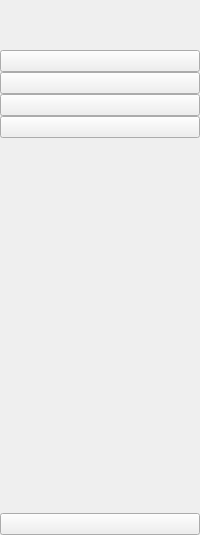
     <widget class="QWidget" name="icon_only_widget" native="true">
      <layout class="QVBoxLayout" name="verticalLayout_3">
       <property name="spacing">
        <number>0</number>
       </property>
       <property name="leftMargin">
        <number>0</number>
       </property>
       <property name="topMargin">
        <number>0</number>
       </property>
       <property name="rightMargin">
        <number>0</number>
       </property>
       <property name="bottomMargin">
        <number>0</number>
       </property>
       <item>
        <layout class="QHBoxLayout" name="horizontalLayout_3">
         <item>
          <widget class="QLabel" name="logo_label_1">
           <property name="minimumSize">
            <size>
             <width>50</width>
             <height>50</height>
            </size>
           </property>
           <property name="maximumSize">
            <size>
             <width>50</width>
             <height>50</height>
            </size>
           </property>
           <property name="text">
            <string/>
           </property>
           <property name="pixmap">
            <pixmap resource="resource.qrc">:/icon/icon/thunderstorm.png</pixmap>
           </property>
           <property name="scaledContents">
            <bool>true</bool>
           </property>
          </widget>
         </item>
        </layout>
       </item>
       <item>
        <layout class="QVBoxLayout" name="verticalLayout">
         <property name="spacing">
          <number>0</number>
         </property>
         <item>
          <widget class="QPushButton" name="home_btn_1">
           <property name="text">
            <string/>
           </property>
           <property name="icon">
            <iconset resource="resource.qrc">
             <normaloff>:/icon/icon/home_color.ico</normaloff>:/icon/icon/home_color.ico</iconset>
           </property>
           <property name="iconSize">
            <size>
             <width>25</width>
             <height>25</height>
            </size>
           </property>
           <property name="checkable">
            <bool>true</bool>
           </property>
           <property name="autoExclusive">
            <bool>true</bool>
           </property>
          </widget>
         </item>
         <item>
          <widget class="QPushButton" name="view3d_1">
           <property name="text">
            <string/>
           </property>
           <property name="icon">
            <iconset>
             <normaloff>icon/3d-cube.ico</normaloff>
             <normalon>:/icon/icon/3d-cube.ico</normalon>
             <disabledoff>:/icon/icon/3d-cube.ico</disabledoff>
             <disabledon>:/icon/icon/3d-cube.ico</disabledon>
             <activeon>:/icon/icon/3d-cube.ico</activeon>
             <selectedon>:/icon/icon/3d-cube.ico</selectedon>icon/3d-cube.ico</iconset>
           </property>
           <property name="iconSize">
            <size>
             <width>25</width>
             <height>25</height>
            </size>
           </property>
           <property name="checkable">
            <bool>true</bool>
           </property>
           <property name="autoExclusive">
            <bool>true</bool>
           </property>
          </widget>
         </item>
         <item>
          <widget class="QPushButton" name="view2d_1">
           <property name="text">
            <string/>
           </property>
           <property name="icon">
            <iconset resource="resource.qrc">
             <normaloff>:/icon/icon/2d_color.ico</normaloff>:/icon/icon/2d_color.ico</iconset>
           </property>
           <property name="iconSize">
            <size>
             <width>25</width>
             <height>25</height>
            </size>
           </property>
           <property name="checkable">
            <bool>true</bool>
           </property>
           <property name="autoExclusive">
            <bool>true</bool>
           </property>
          </widget>
         </item>
         <item>
          <widget class="QPushButton" name="other_1">
           <property name="text">
            <string/>
           </property>
           <property name="icon">
            <iconset resource="resource.qrc">
             <normaloff>:/icon/icon/more.ico</normaloff>:/icon/icon/more.ico</iconset>
           </property>
           <property name="iconSize">
            <size>
             <width>25</width>
             <height>25</height>
            </size>
           </property>
           <property name="checkable">
            <bool>true</bool>
           </property>
           <property name="autoExclusive">
            <bool>true</bool>
           </property>
          </widget>
         </item>
        </layout>
       </item>
       <item>
        <spacer name="verticalSpacer">
         <property name="orientation">
          <enum>Qt::Vertical</enum>
         </property>
         <property name="sizeHint" stdset="0">
          <size>
           <width>20</width>
           <height>375</height>
          </size>
         </property>
        </spacer>
       </item>
       <item>
        <widget class="QPushButton" name="exit_btn_1">
         <property name="text">
          <string/>
         </property>
         <property name="icon">
          <iconset resource="resource.qrc">
           <normaloff>:/icon/icon/switch.ico</normaloff>:/icon/icon/switch.ico</iconset>
         </property>
         <property name="iconSize">
          <size>
           <width>25</width>
           <height>25</height>
          </size>
         </property>
        </widget>
       </item>
      </layout>
     </widget>
